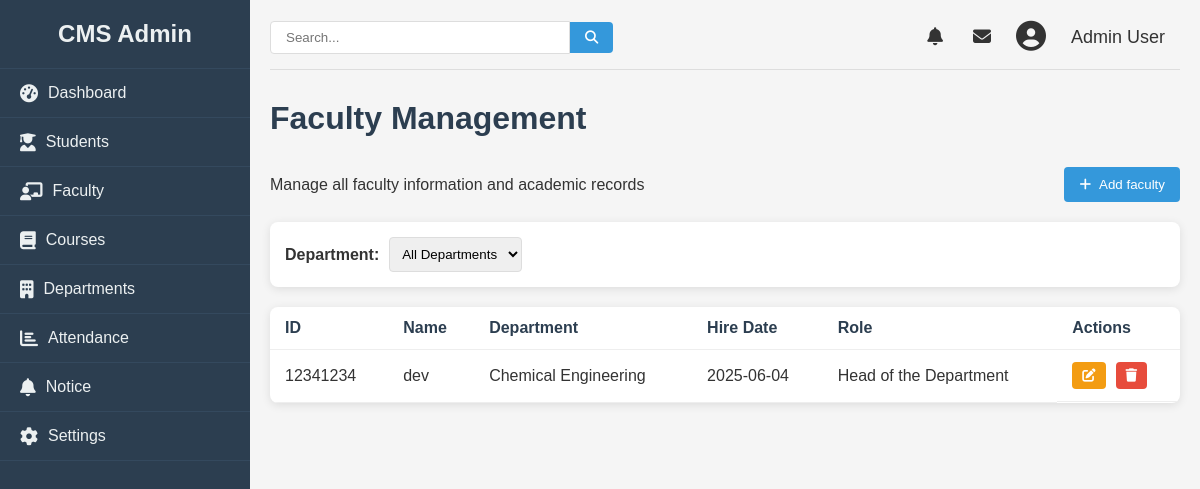
Screenshot of /admin/faculty (signed in) with the database file from the repository.
### college/model.py (models this page shows, shortened)
class Faculty(db.Model):
    id = db.Column(db.Integer, primary_key=True)
    name = db.Column(db.String(100), nullable=False)
    facultyid = db.Column(db.Integer, nullable=False)
    education = db.Column(db.String(100), nullable=False)
    email = db.Column(db.String(100), nullable=False)
    phone = db.Column(db.Integer, nullable=False)
    department = db.Column(db.Integer, nullable=False)
    role = db.Column(db.String, nullable=False)
    dob = db.Column(db.Date, nullable=False)
    doj = db.Column(db.Date, nullable=False)
    gender = db.Column(db.String, nullable=False)
    address = db.Column(db.String, nullable=False)

### college/admin/adminroute.py (the view)
@app.route("/admin/faculty", methods = ["GET", "POST"])
def faculty():
    logged = 'user_id' in session
    if logged:
        users = Faculty.query.all()
        return render_template("faculty.html", faculties= users)
    else:
        return redirect(url_for("login"))

### college/admin/templates/faculty.html (shortened to what this page needs)
{% from "macro/cmsnav.html" import cmsnav%}
{%extends "admbase.html"%}
{%block head%}
    <link rel="stylesheet" href="{{url_for('static', filename='css/styles.css')}}">
    <link rel="stylesheet" href="https://cdnjs.cloudflare.com/ajax/libs/font-awesome/6.4.0/css/all.min.css">
{%endblock%}
{%block content%}
    <div class="container" w-tid="21">
        {{cmsnav()}}
        <main class="main-content" w-tid="111">
            <header class="top-header" w-tid="113">
                <div class="search-box" w-tid="115">
                    <input type="text" placeholder="Search..." w-tid="117"/>
                    <button w-tid="119"><i class="fas fa-search" w-tid="121"></i></button>
                </div>
                <div class="user-profile" w-tid="123">
                    <span class="notification" w-tid="125"><i class="fas fa-bell" w-tid="127"></i></span>
                    <span class="message" w-tid="129"><i class="fas fa-envelope" w-tid="131"></i></span>
                    <div class="profile-img" w-tid="133">
                        <i class="fas fa-user-circle" w-tid="135"></i>
                    </div>
                    <span class="username" w-tid="137">Admin User</span>
                </div>
            </header>
            <div id="dashboard-page" class="content-section" w-tid="139">
                <div class="dashboard" w-tid="141">
                    <h1 w-tid="357">Faculty Management</h1>
                    <div class="students-header" w-tid="359">
                        <p w-tid="361">Manage all faculty information and academic records</p>
                        <button class="add-student-btn" w-tid="363">
                            <a style="text-decoration: none; color:white;" href="/admin/addfaculty" >
                            <i class="fas fa-plus" w-tid="365"></i>
                             Add faculty
                            </a>
                        </button>
                    </div>
                    <div class="student-filters" w-tid="639">
                        <div class="filter-group" w-tid="641">
                            <label w-tid="643">Department:</label>
                            <select w-tid="373">
                            <option w-tid="375">All Departments</option>
                        </select>
                        </div>
                    </div>
                    <div class="students-table" w-tid="673">
                        <table w-tid="675">
                            <thead w-tid="677">
                                <tr w-tid="679">
                                    <th w-tid="681">ID</th>
                                    <th w-tid="683">Name</th>
                                    <th w-tid="685">Department</th>
                                    <th w-tid="689">Hire Date</th>
                                    <th w-tid="691">Role</th>
                                    <th w-tid="693">Actions</th>
                                </tr>
                            </thead>
                            <tbody w-tid="695">
                                {%for faculty in faculties%}
                                <tr w-tid="697">
                                    <td w-tid="699">{{faculty.facultyid}}</td>
                                    <td w-tid="701">{{faculty.name}}</td>
                                    <td w-tid="703">{{faculty.department}}</td>
                                    <td w-tid="707">{{faculty.doj}}</td>
                                    <td w-tid="709">{{faculty.role}}</td>
                                    <td class="action-cell" w-tid="711">
                                        <button class="action-btn edit-btn" w-tid="717">
                                            <a href="/admin/update/faculty/{{faculty.id}}">
                                            <i class="fas fa-edit" w-tid="467"></i>
                                        </a>
                                        <button class="action-btn delete-btn" w-tid="721">
                                            <a href="/admin/faculty/delete/{{faculty.id}}"><i class="fas fa-trash" w-tid="723"></i></a>
                                        </button>
                                    </td>
                                </tr>
                                {%endfor%}
                            </tbody>
                        </table>
                    </div>
                </div>
            </div>
        </main>
    </div>
    {%endblock%}

### college/static/css/styles.css (style rules this page uses)
* { margin: 0; padding: 0; box-sizing: border-box; }
body { font-family: Arial, sans-serif; background-color: #f5f5f5; color: #333; }
a { text-decoration: none; color:inherit; }
.container { display: flex; min-height: 100vh; }
.main-content { flex: 1; padding: 20px; }
.top-header { display: flex; justify-content: space-between; align-items: center; margin-bottom: 30px; padding-bottom: 15px; border-bottom: 1px solid #ddd; }
.search-box { display: flex; align-items: center; }
.search-box input { padding: 8px 15px; border: 1px solid #ddd; border-radius: 4px 0 0 4px; width: 300px; }
.search-box button { background: #3498db; color: white; border: none; padding: 8px 15px; border-radius: 0 4px 4px 0; cursor: pointer; }
.user-profile { display: flex; align-items: center; }
.user-profile span { margin: 0 15px; font-size: 18px; cursor: pointer; }
.profile-img { font-size: 30px; margin: 0 10px; }
.dashboard h1 { margin-bottom: 30px; color: #2c3e50; }
table { width: 100%; border-collapse: collapse; }
th, td { padding: 12px 15px; text-align: left; border-bottom: 1px solid #eee; }
th { font-weight: bold; color: #2c3e50; }
.content-section { display: none; }
#dashboard-page { display: block; }
.students-header { display: flex; justify-content: space-between; align-items: center; margin-bottom: 20px; }
.add-student-btn { background-color: #3498db; color: white; border: none; padding: 10px 15px; border-radius: 4px; cursor: pointer; display: flex; align-items: center; }
.add-student-btn i { margin-right: 5px; }
.student-filters { display: flex; justify-content: space-between; margin-bottom: 20px; background: white; padding: 15px; border-radius: 8px; box-shadow: 0 2px 10px rgba(0, 0, 0, 0.1); }
.filter-group { display: flex; align-items: center; }
.filter-group label { margin-right: 10px; font-weight: bold; }
.filter-group select { padding: 8px; border-radius: 4px; border: 1px solid #ddd; }
.students-table { background: white; border-radius: 8px; box-shadow: 0 2px 10px rgba(0, 0, 0, 0.1); overflow: hidden; }
.action-cell { display: flex; gap: 10px; }
.action-btn { padding: 6px 10px; border-radius: 4px; cursor: pointer; border: none; color: white; }
.edit-btn { background-color: #f39c12; }
.delete-btn { background-color: #e74c3c; }

### rows the page displays
Faculty: facultyid "12341234", name "dev", department "Chemical Engineering", doj "2025-06-04", role "Head of the Department"
